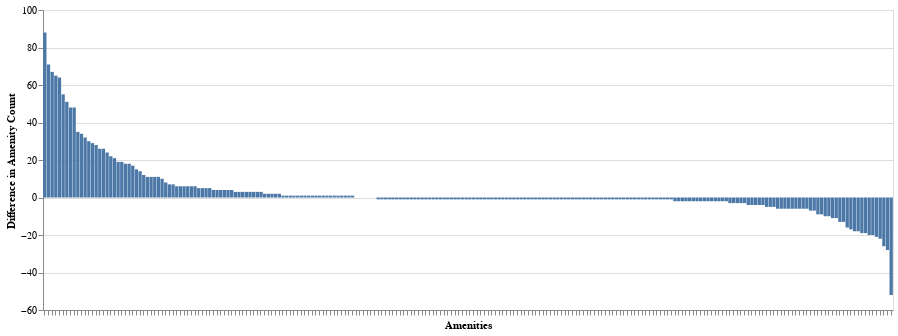

The notebook cell this image was saved under:
### Code cell
compare_amenities(new_york_listings, 0.005)

### Figure 1 — Vega-Lite specification as saved in the notebook (floating-point values rounded to 4 significant figures; data arrays with more than 128 entries replaced by an {"elided": "..."} marker saying what was removed)
{"config": {"view": {"continuousWidth": 400, "continuousHeight": 300}}, "data": {"name": "data-8bd91b73ef5564c265deae9c2330ec08"}, "mark": "bar", "encoding": {"tooltip": {"type": "nominal", "field": "index"}, "x": {"type": "nominal", "axis": {"labels": false, "title": "Amenities"}, "field": "index", "sort": "-y"}, "y": {"type": "quantitative", "axis": {"title": "Difference in Amenity Count"}, "field": "dif"}}, "height": 300, "width": 850, "$schema": "https://vega.github.io/schema/vega-lite/v4.8.1.json", "datasets": {"data-8bd91b73ef5564c265deae9c2330ec08": {"elided": "232 records"}}}
